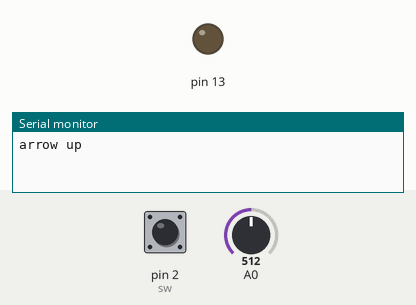
Simulated run of this sketch. Board: Arduino Uno, built with avr-gcc and run on an emulated ATmega328P. Shown: output pins drawn as LEDs (lit = HIGH), the last lines printed to the serial monitor. Inputs (shaded band) come from the test bench; at power-on: A0 = 512, pin 2 (sw) HIGH.

Above: at 1.2 s.
1.3 s: A0 set to 716
At 1.45 s:
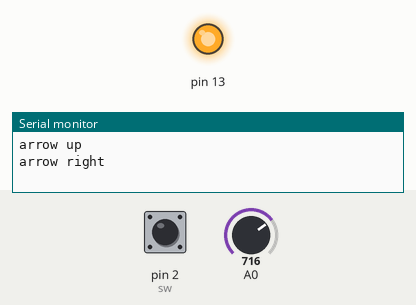
3.0 s: pin 2 (sw) pulled LOW for 0.15 s
Timing chart, 0 to 6.0 s (numbered marks = the images above; inputs shaded):
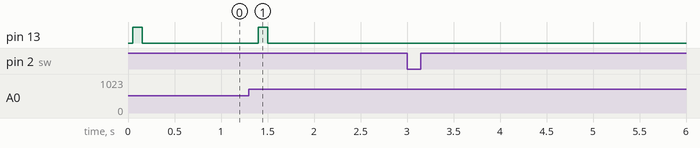

The sketch:

hello_world_proj.ino
```cpp
int adc_key_val[5] ={600,650, 700,  800, 900 };
int NUM_KEYS = 5;
int adc_key_in;
int key=-1;
int oldkey=-1;
int sw = 2;

void setup(){
  pinMode(13, OUTPUT);
  Serial.begin(9600);
}

void loop(){
  adc_key_in = analogRead(0);    // read the value from the sensor
  digitalWrite(13,LOW);
  key = get_key(adc_key_in);  // convert into key press
  int val = digitalRead(sw);
  if (val == 0) {
    Serial.println("x");
  }
  if (key != oldkey){
    delay(50);  // wait for debounce time
    adc_key_in = analogRead(0);    // read the value from the sensor
    key = get_key(adc_key_in);    // convert into key press
    if (key != oldkey){
      oldkey = key;
      if (key >=0){
        digitalWrite(13,HIGH);
        switch(key){
           case 0:Serial.println("arrow up");
                  break;
           case 1:Serial.println("arrow left");
                  break;
           case 2:Serial.println("arrow down");
                  break;
           case 3:Serial.println("arrow right");
                  break;
           case 4:Serial.println("spacebar");
                  break;
        }
      }
    }
  }
 delay(100);
}

int get_key(unsigned int input){
    int k;
    for (k = 0; k < NUM_KEYS; k++){
      if (input < adc_key_val[k]){
            return k;
        }
   }
   if (k >= NUM_KEYS)k = -1;  // No valid key pressed
   return k;
}
```

Measured:
- after the input at 1.3 s, pin 13: LOW → HIGH after 0.10 s, → LOW 0.10 s later
